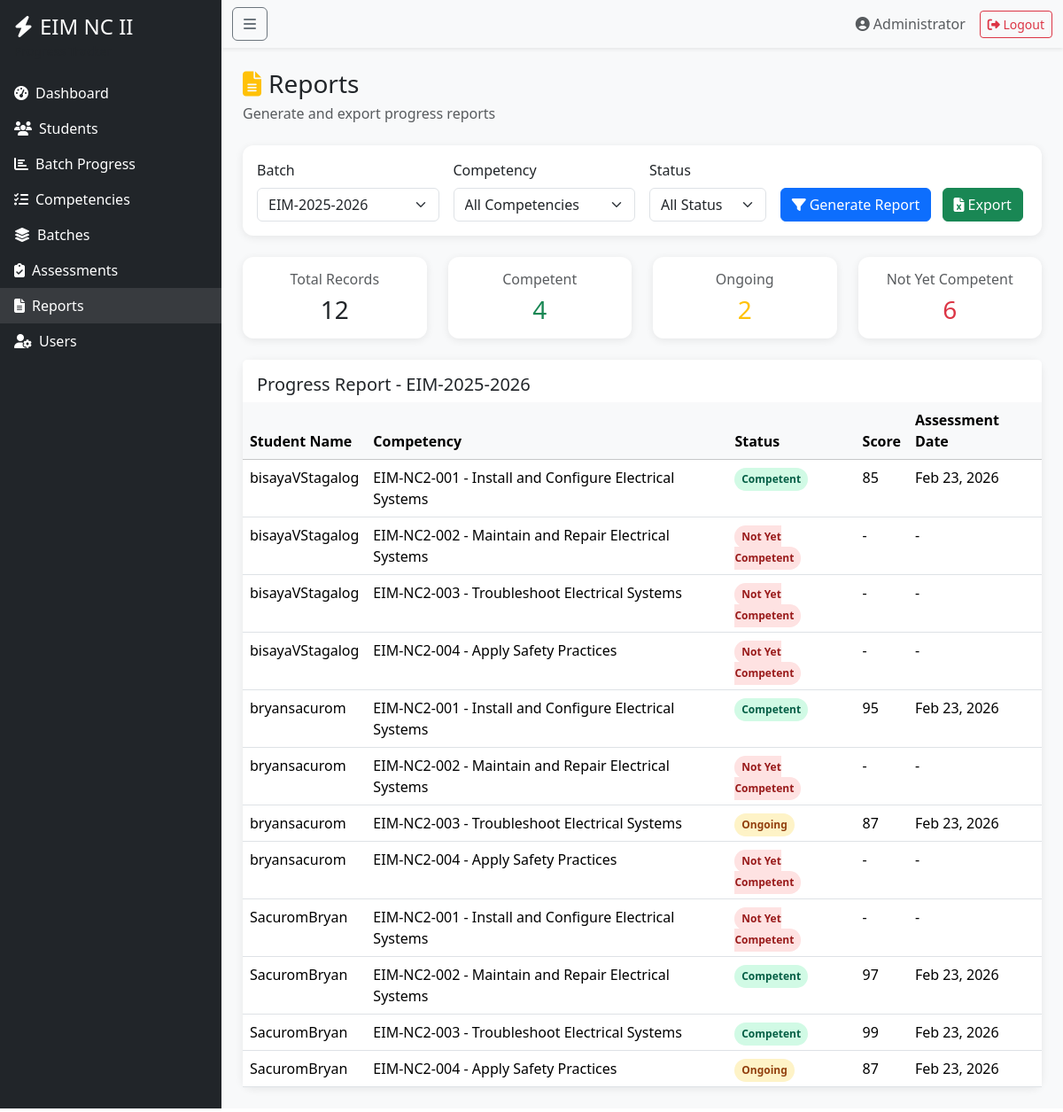
/EIM-Student-Tracking-System/TrackingEIM-NC2-Git/admin/reports.php?batch=5 (signed in), run on the app's committed database.
### tables this page shows
CREATE TABLE `batches` (
  `id` int(10) UNSIGNED NOT NULL,
  `name` varchar(100) NOT NULL,
  `year` int(11) DEFAULT NULL,
  `created_at` timestamp NOT NULL DEFAULT current_timestamp(),
  `updated_at` timestamp NULL DEFAULT NULL ON UPDATE current_timestamp()
);

CREATE TABLE `student_competencies` (
  `student_id` int(10) UNSIGNED NOT NULL,
  `competency_id` int(10) UNSIGNED NOT NULL,
  `status` enum('not_started','in_progress','completed') NOT NULL DEFAULT 'not_started',
  `practical_score` int(11) DEFAULT NULL,
  `assessment_date` date DEFAULT NULL,
  `remarks` text DEFAULT NULL,
  `updated_at` timestamp NULL DEFAULT NULL ON UPDATE current_timestamp()
);

CREATE TABLE `students` (
  `id` int(10) UNSIGNED NOT NULL,
  `user_id` int(10) UNSIGNED DEFAULT NULL,
  `name` varchar(100) NOT NULL,
  `email` varchar(255) DEFAULT NULL,
  `batch_id` int(10) UNSIGNED DEFAULT NULL,
  `enrollment_date` date DEFAULT NULL,
  `status` enum('active','inactive','graduated') NOT NULL DEFAULT 'active',
  `tesda_qualification` varchar(100) DEFAULT 'EIM NC II',
  `created_at` timestamp NOT NULL DEFAULT current_timestamp(),
  `updated_at` timestamp NULL DEFAULT NULL ON UPDATE current_timestamp()
);

CREATE TABLE `competencies` (
  `id` int(10) UNSIGNED NOT NULL,
  `code` varchar(50) NOT NULL,
  `title` varchar(255) NOT NULL,
  `description` text DEFAULT NULL,
  `created_at` timestamp NOT NULL DEFAULT current_timestamp(),
  `updated_at` timestamp NULL DEFAULT NULL ON UPDATE current_timestamp()
);

### EIM-Student-Tracking-System/TrackingEIM-NC2-Git/models/Batch.php (called while the page is built, shortened)
<?php
class Batch
{
    public static function all()
    {
        $pdo = Database::getConnection();
        $stmt = $pdo->query('SELECT * FROM batches ORDER BY name');
        return $stmt->fetchAll();
    }
    public static function find(int $id)
    {
        $pdo = Database::getConnection();
        $stmt = $pdo->prepare('SELECT * FROM batches WHERE id = :id');
        $stmt->execute([':id' => $id]);
        return $stmt->fetch();
    }
}

### EIM-Student-Tracking-System/TrackingEIM-NC2-Git/bootstrap.php (called while the page is built, shortened)
<?php
function e(string $s): string { return htmlspecialchars($s, ENT_QUOTES, 'UTF-8'); }

### EIM-Student-Tracking-System/TrackingEIM-NC2-Git/models/Student.php (called while the page is built, shortened)
<?php
class Student
{
    public static function getByBatch($batchId)
    {
        $pdo = Database::getConnection();
        $stmt = $pdo->prepare('
            SELECT s.*, b.name as batch_name
            FROM students s
            LEFT JOIN batches b ON s.batch_id = b.id
            WHERE s.batch_id = :batch_id
            ORDER BY s.name
        ');
        $stmt->execute([':batch_id' => $batchId]);
        return $stmt->fetchAll();
    }
}

### EIM-Student-Tracking-System/TrackingEIM-NC2-Git/models/Competency.php (called while the page is built, shortened)
<?php
class Competency
{
    public static function getByStudent($studentId)
    {
        $pdo = Database::getConnection();
        $stmt = $pdo->prepare('
            SELECT c.*, sc.status, sc.practical_score, sc.assessment_date, sc.remarks
            FROM competencies c
            LEFT JOIN student_competencies sc ON c.id = sc.competency_id AND sc.student_id = :student_id
            ORDER BY c.code
        ');
        $stmt->execute([':student_id' => $studentId]);
        return $stmt->fetchAll();
    }
}

### EIM-Student-Tracking-System/TrackingEIM-NC2-Git/admin/reports.php (the view, shortened to what this page needs)
<?php
require_once __DIR__ . '/../bootstrap.php';
require_once __DIR__ . '/../models/Batch.php';
require_once __DIR__ . '/../models/Student.php';
require_once __DIR__ . '/../models/Competency.php';
$batches = Batch::all();
$batchFilter = (int)($_GET['batch'] ?? 0);
$reportData = [];
$batchName = 'All Batches';
if ($batchFilter) {
    $batch = Batch::find($batchFilter);
    $batchName = $batch['name'] ?? 'Unknown Batch';
    $students = Student::getByBatch($batchFilter);
    foreach ($students as $student) {
        $competencyList = Competency::getByStudent($student['id']);
        foreach ($competencyList as $comp) {
            $reportData[] = [
                'student' => $student,
                'competency' => $comp
            ];
        }
    }
}
require __DIR__ . '/../views/layouts/header.php';
?>
<div class="d-flex justify-content-between align-items-center mb-4">
    <div>
        <h3 class="mb-1"><i class="fas fa-file-alt me-2 text-warning"></i>Reports</h3>
        <p class="text-muted mb-0">Generate and export progress reports</p>
    </div>
</div>
<div class="card dashboard-card mb-4">
    <div class="card-body">
        <form method="get" class="row g-3 align-items-end">
            <div class="col-md-3">
                <label class="form-label">Batch</label>
                <select class="form-select" name="batch">
                    <?php foreach ($batches as $batch): ?>
                        <option value="<?php echo $batch['id']; ?>" <?php echo $batchFilter == $batch['id'] ? 'selected' : ''; ?>>
                            <?php echo e($batch['name']); ?>
                        </option>
                    <?php endforeach; ?>
                </select>
            </div>
            <div class="col-md-3">
                <label class="form-label">Competency</label>
                <select class="form-select" name="competency">
                    <option value="">All Competencies</option>
                </select>
            </div>
            <div class="col-md-2">
                <label class="form-label">Status</label>
                <select class="form-select" name="status">
                    <option value="">All Status</option>
                </select>
            </div>
            <div class="col-md-4">
                <button type="submit" class="btn btn-primary">
                    <i class="fas fa-filter me-1"></i>Generate Report
                </button>
                <?php if (!empty($reportData)): ?>
                <button type="button" class="btn btn-success ms-2" onclick="exportToExcel()">
                    <i class="fas fa-file-excel me-1"></i>Export
                </button>
                <?php endif; ?>
            </div>
        </form>
    </div>
</div>
<?php if ($batchFilter): ?>
<div class="row g-4 mb-4">
    <div class="col-md-3">
        <div class="card dashboard-card">
            <div class="card-body text-center">
                <h6 class="text-muted">Total Records</h6>
                <h3 class="mb-0"><?php echo count($reportData); ?></h3>
            </div>
        </div>
    </div>
    <div class="col-md-3">
        <div class="card dashboard-card">
            <div class="card-body text-center">
                <h6 class="text-muted">Competent</h6>
                <h3 class="mb-0 text-success">
                    <?php echo count(array_filter($reportData, fn($r) => $r['competency']['status'] === 'completed')); ?>
                </h3>
            </div>
        </div>
    </div>
    <div class="col-md-3">
        <div class="card dashboard-card">
            <div class="card-body text-center">
                <h6 class="text-muted">Ongoing</h6>
                <h3 class="mb-0 text-warning">
                    <?php echo count(array_filter($reportData, fn($r) => $r['competency']['status'] === 'in_progress')); ?>
                </h3>
            </div>
        </div>
    </div>
    <div class="col-md-3">
        <div class="card dashboard-card">
            <div class="card-body text-center">
                <h6 class="text-muted">Not Yet Competent</h6>
                <h3 class="mb-0 text-danger">
                    <?php echo count(array_filter($reportData, fn($r) => $r['competency']['status'] === 'not_started')); ?>
                </h3>
            </div>
        </div>
    </div>
</div>
<div class="card dashboard-card">
    <div class="card-header bg-white border-0 pt-3">
        <h5 class="mb-0">Progress Report - <?php echo e($batchName); ?></h5>
    </div>
    <div class="card-body p-0">
        <div class="table-responsive">
            <table class="table table-hover mb-0" id="reportTable">
                <thead class="table-light">
                    <tr>
                        <th>Student Name</th>
                        <th>Competency</th>
                        <th>Status</th>
                        <th>Score</th>
                        <th>Assessment Date</th>
                    </tr>
                </thead>
                <tbody>
                    <?php foreach ($reportData as $row):
                        $statusClass = $row['competency']['status'] === 'completed' ? 'status-completed' :
                                      ($row['competency']['status'] === 'in_progress' ? 'status-in_progress' : 'status-not_started');
                        $statusText = $row['competency']['status'] === 'completed' ? 'Competent' :
                                      ($row['competency']['status'] === 'in_progress' ? 'Ongoing' : 'Not Yet Competent');
                    ?>
                    <tr>
                        <td><?php echo e($row['student']['name']); ?></td>
                        <td><?php echo e($row['competency']['code']); ?> - <?php echo e($row['competency']['title']); ?></td>
                        <td><span class="status-badge <?php echo $statusClass; ?>"><?php echo $statusText; ?></span></td>
                        <td><?php echo $row['competency']['practical_score'] ?? '-'; ?></td>
                        <td><?php echo $row['competency']['assessment_date'] ? date('M d, Y', strtotime($row['competency']['assessment_date'])) : '-'; ?></td>
                    </tr>
                    <?php endforeach; ?>
                </tbody>
            </table>
        </div>
    </div>
</div>
<?php else: ?>
<div class="alert alert-info">
    <i class="fas fa-info-circle me-2"></i>Select a batch and click "Generate Report" to view progress data.
</div>
<?php endif; ?>
<?php require __DIR__ . '/../views/layouts/footer.php'; ?>

### EIM-Student-Tracking-System/TrackingEIM-NC2-Git/assets/css/style.css (style rules this page uses)
body { padding-bottom: 40px; }
.dashboard-card { border: none; border-radius: 12px; box-shadow: 0 2px 10px rgba(0,0,0,0.08); transition: transform 0.2s, box-shadow 0.2s; }
.status-badge { padding: 0.35em 0.65em; font-size: 0.75em; font-weight: 600; border-radius: 20px; }
.status-completed { background-color: #d1fae5; color: #065f46; }
.status-in_progress { background-color: #fef3c7; color: #92400e; }
.status-not_started { background-color: #fee2e2; color: #991b1b; }

### data on the page
batches: name "EIM-2025-2026"
student_competencies: student.name "bisayaVStagalog", competency.code "EIM-NC2-001", competency.title "Install and Configure Electrical Systems", status "Competent", practical_score "85", assessment_date "Feb 23, 2026"
students: name "bisayaVStagalog"
competencies: code "EIM-NC2-002", title "Maintain and Repair Electrical Systems"
student_competencies: status "Not Yet Competent", practical_score "-"
student_competencies: student.name "bisayaVStagalog", competency.code "EIM-NC2-003", competency.title "Troubleshoot Electrical Systems", status "Not Yet Competent", practical_score "-"
competencies: code "EIM-NC2-004", title "Apply Safety Practices"
student_competencies: status "Not Yet Competent", practical_score "-"
student_competencies: student.name "bryansacurom", competency.code "EIM-NC2-001", competency.title "Install and Configure Electrical Systems", status "Competent", practical_score "95", assessment_date "Feb 23, 2026"
students: name "bryansacurom"
student_competencies: student.name "bryansacurom", competency.code "EIM-NC2-003", competency.title "Troubleshoot Electrical Systems", status "Ongoing", practical_score "87", assessment_date "Feb 23, 2026"
student_competencies: student.name "SacuromBryan", competency.code "EIM-NC2-001", competency.title "Install and Configure Electrical Systems", status "Not Yet Competent", practical_score "-"
student_competencies: student.name "SacuromBryan", competency.code "EIM-NC2-002", competency.title "Maintain and Repair Electrical Systems", status "Competent", practical_score "97", assessment_date "Feb 23, 2026"
student_competencies: student.name "SacuromBryan", competency.code "EIM-NC2-003", competency.title "Troubleshoot Electrical Systems", status "Competent", practical_score "99", assessment_date "Feb 23, 2026"
student_competencies: student.name "SacuromBryan", competency.code "EIM-NC2-004", competency.title "Apply Safety Practices", status "Ongoing", practical_score "87", assessment_date "Feb 23, 2026"

### other printed values
$_SESSION['user']['name'] "Administrator"
count($reportData) "12"
form field batch "EIM-2025-2026"
